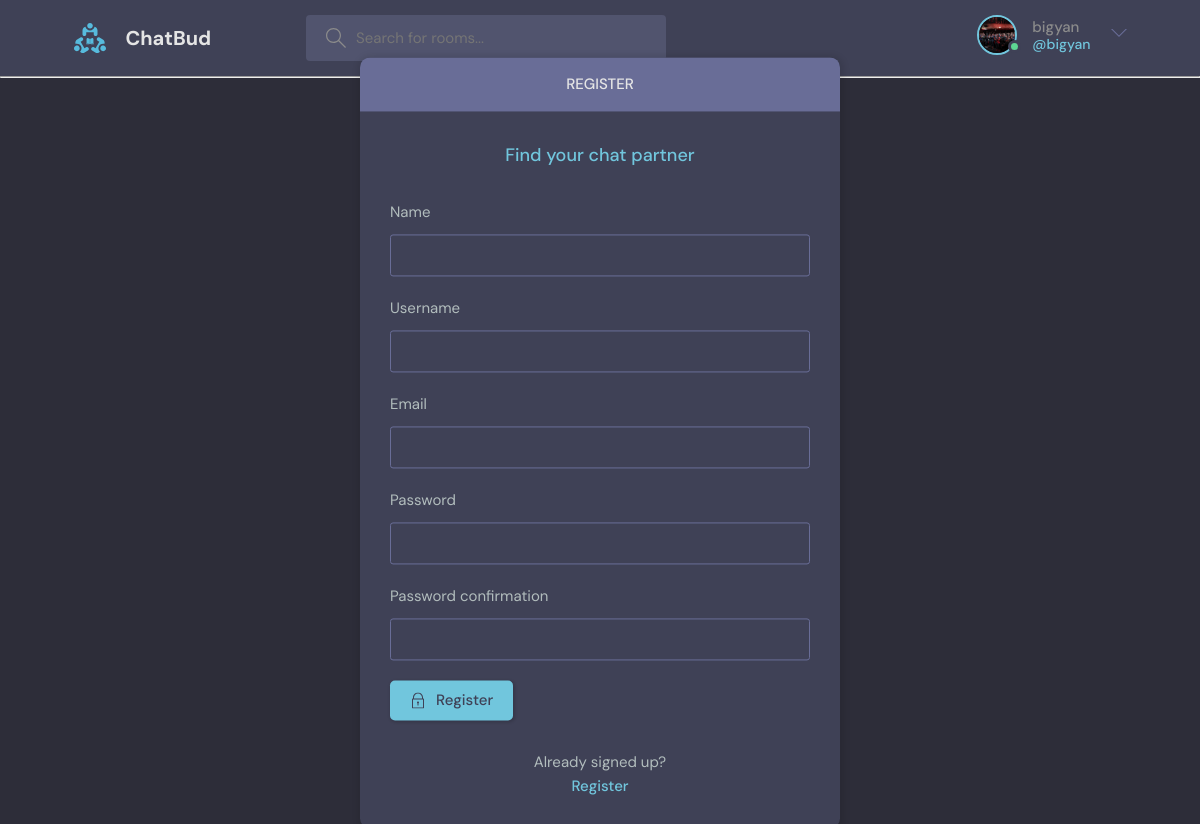
Screenshot of /register/ (signed in) with the database file from the repository.
### chatapp/models.py (models this page shows)
class User(AbstractUser):
    name = models.CharField(max_length=200,null=True)
    email = models.EmailField(unique=True,null=True)
    bio = models.TextField(null=True)
    avatar= models.ImageField(null=True, default="avatar.svg")
    USERNAME_FIELD= 'email'
    REQUIRED_FIELDS=[]

### chatapp/views.py (the view, shortened to what this page needs)
# urls.py: path('register/',views.registerPage,name='register'),
def registerPage(request):
    form = MyUserCreationForm()
    context= {'form':form}
    return render(request,'chatapp/login_register.html',context)

### chatapp/forms.py
class MyUserCreationForm(UserCreationForm):
    class Meta:
        model = User
        fields = ['name','username','email','password1','password2']

### chatapp/templates/chatapp/login_register.html (shortened to what this page needs)
   {% extends 'main.html' %}
   {% block content %}
   <main class="auth layout">
    {% if page == 'login' %}
      <div class="container">
        <div class="layout__box">
          <div class="layout__boxHeader">
            <div class="layout__boxTitle">
              <h3>Login</h3>
            </div>
          </div>
          <div class="layout__body">
            <h2 class="auth__tagline">Find your chat partner</h2>
            <form class="form" action="" method="POST">
              {% csrf_token %}
              <div class="form__group form__group">
                <label for="room_name">Email</label>
                <input id="username" name="email" type="text" placeholder="e.g. xyz@gmail.com" />
              </div>
              <div class="form__group">
                <label for="password">Password</label>
                <input
                  id="password"
                  name="password"
                  type="password"
                  placeholder="&bull;&bull;&bull;&bull;&bull;&bull;&bull;&bull;"
                />
              </div>
              <button class="btn btn--main" type="submit">
                <svg
                  version="1.1"
                  xmlns="http://www.w3.org/2000/svg"
                  width="32"
                  height="32"
                  viewBox="0 0 32 32"
                >
                  <title>lock</title>
                  <path
                    d="M27 12h-1v-2c0-5.514-4.486-10-10-10s-10 4.486-10 10v2h-1c-0.553 0-1 0.447-1 1v18c0 0.553 0.447 1 1 1h22c0.553 0 1-0.447 1-1v-18c0-0.553-0.447-1-1-1zM8 10c0-4.411 3.589-8 8-8s8 3.589 8 8v2h-16v-2zM26 30h-20v-16h20v16z"
                  ></path>
                  <path
                    d="M15 21.694v4.306h2v-4.306c0.587-0.348 1-0.961 1-1.694 0-1.105-0.895-2-2-2s-2 0.895-2 2c0 0.732 0.413 1.345 1 1.694z"
                  ></path>
                </svg>
                Login
              </button>
            </form>
            <div class="auth__action">
              <p>Haven't signed up yet?</p>
              <a href="{% url 'register' %}" class="btn btn--link">Sign Up</a>
            </div>
          </div>
        </div>
      </div>
    {% else %}
      <div class="container">
        <div class="layout__box">
          <div class="layout__boxHeader">
            <div class="layout__boxTitle">
            <h3>Register</h3>
            </div>
          </div>
          <div class="layout__body">
            <h2 class="auth__tagline">Find your chat partner</h2>
            <form class="form" action="" method="POST">
              {% for field in form %}
              <div class="form__group form__group">
                <label for="room_name">{{field.label}}</label>
                {{field}}
              </div>
              {% endfor %}
              <button class="btn btn--main" type="submit">
               Register
              </button>
            </form>
            <div class="auth__action">
              <p>Already signed up?</p>
              <a href="{% url 'register' %}" class="btn btn--link">Register</a>
            </div>
          </div>
        </div>
      </div>
    </main>
    {% endif %}
{% endblock %}

### templates/main.html (shortened to what this page needs)
<!DOCTYPE html>
{% load static %}
<html lang="en">
  <head>
    <link rel="stylesheet" href="{% static 'styles/style.css' %}" />
  </head>
  <body>
    <header class="header header--loggedIn">
      <div class="container">
        <a href="{% url 'index' %}" class="header__logo">
          <img src="{% static 'images/logo.svg' %}" />
          <h1>ChatBud</h1>
        </a>
        <form class="header__search" method="GET" action="{% url 'index' %}">
          <label>
            <input placeholder="Search for rooms..." name="q" />
          </label>
        </form>
        <nav class="header__menu">
        {% if request.user.is_authenticated %}
          <div class="header__user">
            <a href="{% url 'user-profile' user.id %}">
              <div class="avatar avatar--medium active">
                <img src="{{request.user.avatar.url}}" />
              </div>
              <p>{{ request.user.username }} <span>@{{request.user.username}}</span></p>
            </a>
            <button class="dropdown-button">
              <svg version="1.1" xmlns="http://www.w3.org/2000/svg" width="32" height="32" viewBox="0 0 32 32">
                <title>chevron-down</title>
                <path d="M16 21l-13-13h-3l16 16 16-16h-3l-13 13z"></path>
              </svg>
            </button>
          </div>
        {% else %}
          <a href="{% url 'login' %}">
            <img src="{% static 'images/avatar.svg' %}" />
            <p>Login</p>
          </a>
        {% endif %}
        </nav>
      </div>
    </header>
    <nav>
    {% block content %}
    {% endblock %}
  </body>
</html>

### rows the page displays
User: user.avatar (picture), user.username "bigyan"

### other values shown
{{ field.label }} "Name" "Username" "Email" "Password" "Password confirmation"
